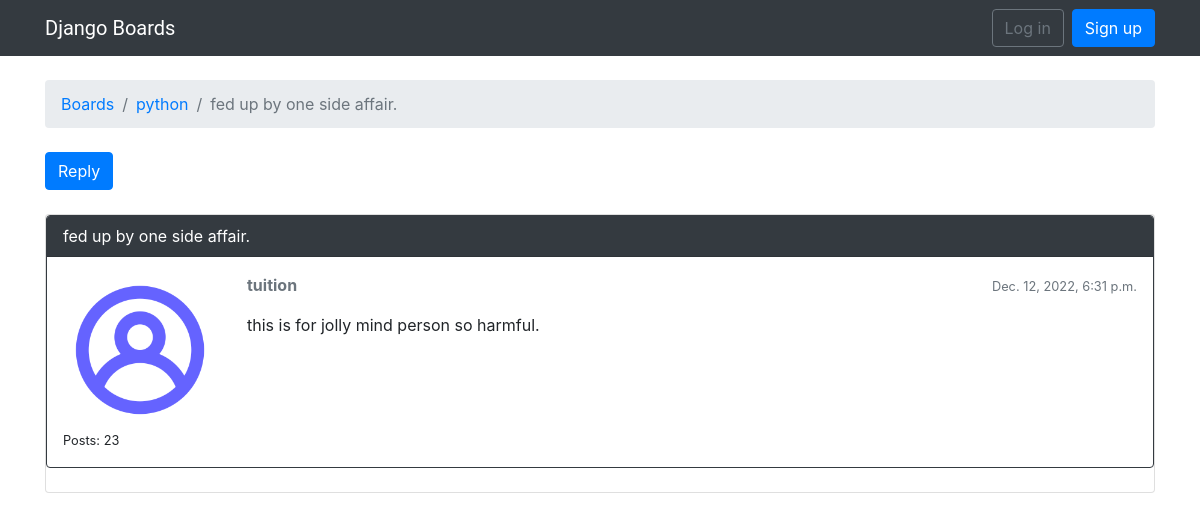
The page /boards/1/topics/114/ on the database as committed earlier.
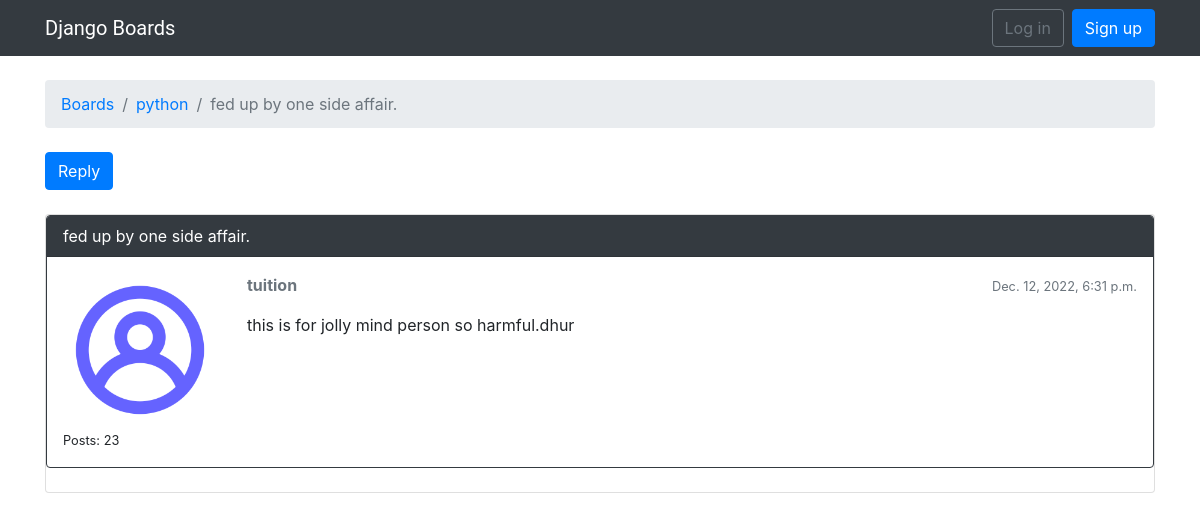
The same page on the database as committed later.
### boards/models.py (models this page shows, shortened)
class Topic(models.Model):
    subject = models.CharField(max_length=255)
    last_updated = models.DateTimeField(auto_now_add=True)
    board = models.ForeignKey(Board, on_delete=models.CASCADE, related_name='topics')
    starter = models.ForeignKey(User, on_delete=models.CASCADE, related_name='topics')
    views = models.PositiveIntegerField(default=0)
    def get_recent_ten_post(self):
        return self.posts.order_by('-created_at')[:2]

class Board(models.Model):
    name = models.CharField(max_length=30, unique=True)
    description = models.CharField(max_length=100)

class Post(models.Model):
    message = models.TextField(max_length=4000)
    topic = models.ForeignKey(Topic, on_delete=models.CASCADE, related_name='posts')
    created_at = models.DateTimeField(auto_now_add=True)
    updated_at = models.DateTimeField(null=True)
    created_by = models.ForeignKey(User, on_delete=models.CASCADE, related_name='posts')
    updated_by = models.ForeignKey(User, null=True, on_delete=models.CASCADE, related_name='+')

### boards/views.py (the view)
# urls.py: re_path(r'^boards/(?P<pk>\d+)/topics/(?P<topic_pk>\d+)/$', views.PostListView.as_view(), name='post_list'),
class PostListView(ListView):
    model = Post
    context_object_name = 'posts'
    template_name = 'post_list.html'
    paginate_by = 2
    def get_context_data(self, **kwargs):
        self.topic.views += 1
        self.topic.save()
        kwargs['topic'] = self.topic
        return super().get_context_data(**kwargs)
    def get_queryset(self):
        self.topic = get_object_or_404(Topic, board__pk=self.kwargs.get('pk'), pk=self.kwargs.get('topic_pk'))
        queryset = self.topic.posts.order_by('created_at')
        return queryset

### templates/boards/post_list.html (shortened to what this page needs)
{% extends 'base.html' %}
{% load static %}
{% block breadcrumb %}
  <li class="breadcrumb-item"><a href="{% url 'board_list' %}">Boards</a></li>
  <li class="breadcrumb-item"><a href="{% url 'topic_list' topic.board.pk %}">{{ topic.board.name }}</a></li>
  <li class="breadcrumb-item active">{{ topic.subject }}</li>
{% endblock %}
{% block content %}
  <div class="mb-4">
    <a href="{% url 'reply' topic.board.pk topic.pk %}" class="btn btn-primary" role="button">Reply</a>
  </div>
  {% for post in topic.get_recent_ten_post %}
    <div class="card mb-2">
      <div id="{{ post.pk }}" class="card {% if forloop.last %}mb-4{% else %}mb-2{% endif %} {% if forloop.first %}border-dark{% endif %}">
        {% if forloop.first %}
              <div class="card-header text-white bg-dark py-2 px-3">{{ topic.subject }}</div>
            {% endif %}
        <div class="card-body p-3">
        <div class="row">
          <div class="col-2">
            <img src="{% static 'img/avatar.png' %}" alt="{{ post.created_by.username }}" class="w-100">
            <small>Posts: {{ post.created_by.posts.count }}</small>
          </div>
          <div class="col-10">
            <div class="row mb-3">
              <div class="col-6">
                <strong class="text-muted">{{ post.created_by.username }}</strong>
              </div>
              <div class="col-6 text-right">
                <small class="text-muted">{{ post.created_at }}</small>
              </div>
            </div>
            {{ post.message }}
          </div>
        </div>
      </div>
    </div>
  {% endfor %}
{% endblock %}

### templates/base.html (shortened to what this page needs)
{% load static %}<!DOCTYPE html>
<html>
    <head>
        <link rel="stylesheet" href="{% static 'css/bootstrap.min.css' %}">
        <link rel="stylesheet" href="{% static 'css/app.css' %}">
    </head>
    <body>
        {% block body %}
        <nav class="navbar navbar-expand-sm navbar-dark bg-dark">
            <div class="container">
              <a class="navbar-brand" href="{% url 'board_list' %}">Django Boards</a>
              <div class="collapse navbar-collapse" id="mainMenu">
                {% if user.is_authenticated %}
                <ul class="navbar-nav ml-auto">
                  <li class="nav-item dropdown">
                    <a class="nav-link dropdown-toggle" href="#" id="userMenu" data-toggle="dropdown" aria-haspopup="true" aria-expanded="false">
                      {{ user.username }}
                    </a>
                    <div class="dropdown-menu dropdown-menu-right" aria-labelledby="userMenu">
                      <a class="dropdown-item" href="{% url 'user_update' %}">My account</a>
                      <a class="dropdown-item" href="{% url 'password_change' %}">Change password</a>
                      <div class="dropdown-divider"></div>
                      <a class="dropdown-item" href="{% url 'sign_out' %}">Log out</a>
                    </div>
                  </li>
                </ul>
                {% else %}
                    <form class="form-inline ml-auto">
                        <a href="{% url 'sign_in' %}" class="btn btn-outline-secondary">Log in</a>
                        <a href="{% url 'sign_up' %}" class="btn btn-primary ml-2">Sign up</a>
                    </form>
                {% endif %}
              </div>
            </div>
          </nav>
        <div class="container">
            <ol class="breadcrumb my-4">
            {% block breadcrumb %}
            {% endblock %}
            </ol>
            {% block content %}
            {% endblock %}
        </div>
        {% endblock body %}
    </body>
</html>

### static/css/app.css (style rules this page uses)
.navbar-brand { font-family: 'Aref Ruqaa Ink', serif; font-family: 'Nerko One', cursive; font-family: 'Roboto', sans-serif; }

Rows that differ between the two databases and show on the page:
changed Post "tuition": message "this is for jolly mind person so harmful." → "this is for jolly mind person so harmful.dhur"
